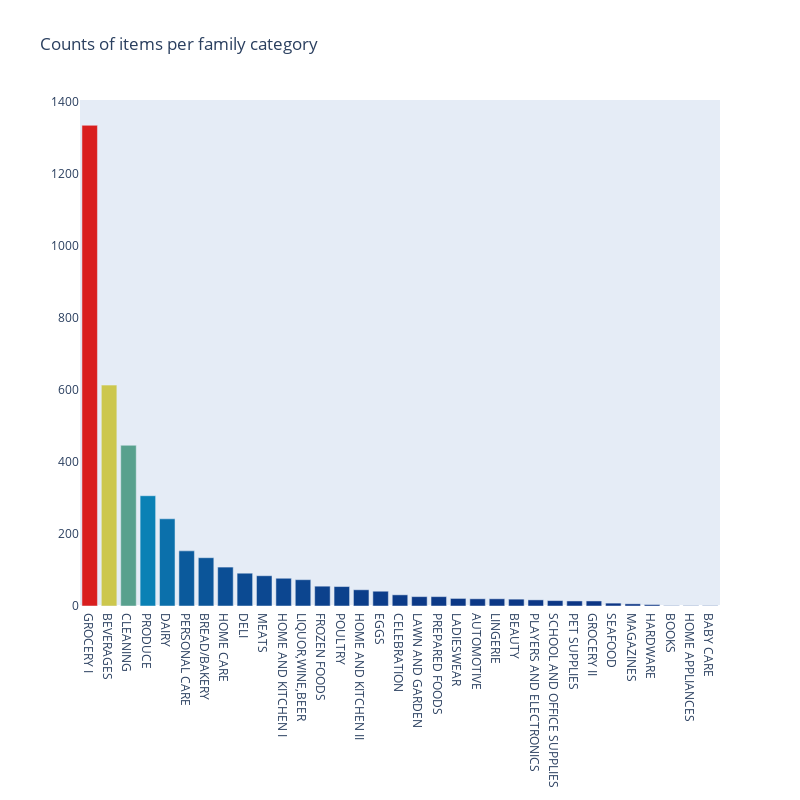

Write notebook code for a chart like this one.
### Code cell
x, y = (list(x) for x in zip(*sorted(zip(items.family.value_counts().index, 
                                         items.family.value_counts().values), 
                                        reverse = False)))
trace2 = go.Bar(
    y=items.family.value_counts().values,
    x=items.family.value_counts().index,
    marker=dict(
        color=items.family.value_counts().values,
        colorscale = 'Portland',
        reversescale = False
    ),
    orientation='v',
)

layout = dict(
    title='Counts of items per family category',
     width = 800, height = 800,
    yaxis=dict(
        showgrid=False,
        showline=False,
        showticklabels=True,
    ))

fig1 = go.Figure(data=[trace2])
fig1['layout'].update(layout)
py.iplot(fig1, filename='plots')

### Figure 1 — Plotly figure (JSON) as saved in the notebook; plotly's stock layout.template omitted (floating-point values rounded to 4 significant figures)
{"data": [{"marker": {"color": [1334, 613, 446, 306, 242, 153, 134, 108, 91, 84, 77, 73, 55, 54, 45, 41, 31, 26, 26, 21, 20, 20, 19, 17, 15, 14, 14, 8, 6, 4, 1, 1, 1], "colorscale": [[0, "rgb(12,51,131)"], [0.25, "rgb(10,136,186)"], [0.5, "rgb(242,211,56)"], [0.75, "rgb(242,143,56)"], [1, "rgb(217,30,30)"]], "reversescale": false}, "orientation": "v", "type": "bar", "x": ["GROCERY I", "BEVERAGES", "CLEANING", "PRODUCE", "DAIRY", "PERSONAL CARE", "BREAD/BAKERY", "HOME CARE", "DELI", "MEATS", "HOME AND KITCHEN I", "LIQUOR,WINE,BEER", "FROZEN FOODS", "POULTRY", "HOME AND KITCHEN II", "EGGS", "CELEBRATION", "LAWN AND GARDEN", "PREPARED FOODS", "LADIESWEAR", "AUTOMOTIVE", "LINGERIE", "BEAUTY", "PLAYERS AND ELECTRONICS", "SCHOOL AND OFFICE SUPPLIES", "PET SUPPLIES", "GROCERY II", "SEAFOOD", "MAGAZINES", "HARDWARE", "BOOKS", "HOME APPLIANCES", "BABY CARE"], "y": [1334, 613, 446, 306, 242, 153, 134, 108, 91, 84, 77, 73, 55, 54, 45, 41, 31, 26, 26, 21, 20, 20, 19, 17, 15, 14, 14, 8, 6, 4, 1, 1, 1]}], "layout": {"height": 800, "title": {"text": "Counts of items per family category"}, "width": 800, "yaxis": {"showgrid": false, "showline": false, "showticklabels": true}}}
